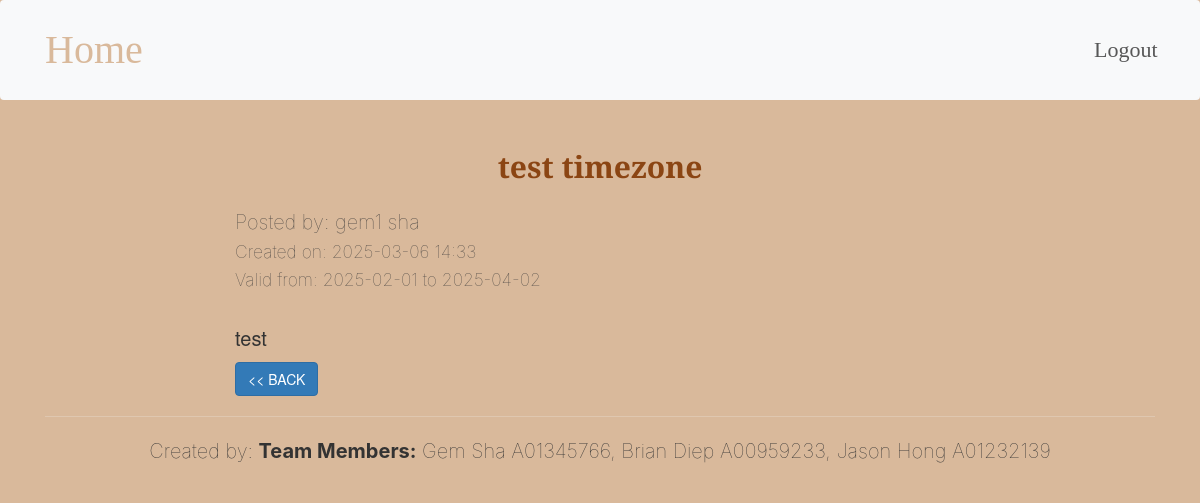
The app's page /crud/display/display.php?id=10 with its own data.
### tables this page shows
CREATE TABLE Articles (
        ArticleId INTEGER PRIMARY KEY AUTOINCREMENT,
        Title TEXT NOT NULL,
        Body TEXT NOT NULL,
        CreatDate DATETIME DEFAULT CURRENT_TIMESTAMP,
        StartDate DATE,
        EndDate DATE,
        ContributorUsername TEXT NOT NULL
    );

### crud/display/display.php (the view, shortened to what this page needs)
<?php
include("../../inc_header_display.php");
include("../../inc_db_params.php");
$articleId = $title = $body = $createDate = $authorName = "";
if (isset($_GET['id'])) {
    $id = $_GET['id'];
    $stmt = $db->prepare("
        SELECT
            a.ArticleId,
            a.Title,
            a.Body,
            a.CreatDate AS CreateDate,
            a.StartDate,
            a.EndDate,
            a.ContributorUsername,
            u.firstName || ' ' || u.lastName AS authorName
        FROM Articles a
        LEFT JOIN Users u ON a.ContributorUsername = u.username
        WHERE a.ArticleId = :id
    ");
    if ($stmt) {
        $stmt->bindValue(':id', $id, SQLITE3_INTEGER);
        $result = $stmt->execute();
        if ($row = $result->fetchArray(SQLITE3_ASSOC)) {
            $title             = $row['Title'];
            $body              = $row['Body'];
            $createDate        = $row['CreateDate'];
            $startDate         = $row['StartDate'];
            $endDate           = $row['EndDate'];
            $authorName        = $row['authorName'];
        } else {
            echo "<p class='alert alert-danger'>Article not found.</p>";
        }
    } else {
        echo "<p class='alert alert-danger'>Error preparing statement: " . $db->lastErrorMsg() . "</p>";
    }
}
?>
<div class="container">
    <div class="row justify-content-center">
        <div class="col-md-8">
            <h1 class="text-center mt-5"><?php echo htmlspecialchars($title); ?></h1>
            <article class="mt-4">
                <p class="text-muted mt-3">
                    <span class="fs-2">Posted by: <?php echo htmlspecialchars($authorName); ?></span><br>
                    <span class="fs-3">Created on:
                        <?php
                            $dateObj = new DateTime($createDate, new DateTimeZone('UTC'));
                            $dateObj->setTimezone(new DateTimeZone('America/Vancouver'));
                            echo htmlspecialchars($dateObj->format('Y-m-d H:i'));
                        ?>
                    </span><br>
                    <span class="fs-3">Valid from: <?php echo htmlspecialchars($startDate); ?> to <?php echo htmlspecialchars($endDate); ?></span>
                </p>
                <br>
                <div class="fs-2">
                    <?php echo nl2br($body); ?>
                </div>
            </article>
            <div class="mt-3">
                <a href="../../main.php" class="btn btn-small btn-primary">&lt;&lt; BACK</a>
            </div>
        </div>
    </div>
</div>
<?php include("../../inc_footer.php"); ?>

### landing-css.css (style rules this page uses)
.page, .page-wrapper, .container::after { background-color: #39bbdb; }
body { background-color: #d9b99b; }
h1 { font-family: "DM Serif Text", serif; font-size: 3rem; font-weight: bold; color: #8B4513; padding-bottom: 5px; margin-bottom: 20px; }
p { font-family: 'Inter', sans-serif; font-weight:lighter; font-size: 2rem; }

### records on screen
articles: Title "test timezone", CreatDate "2025-03-06 14:33", StartDate "2025-02-01", EndDate "2025-04-02", Body "test"

### other values on screen
$authorName "gem1 sha"
